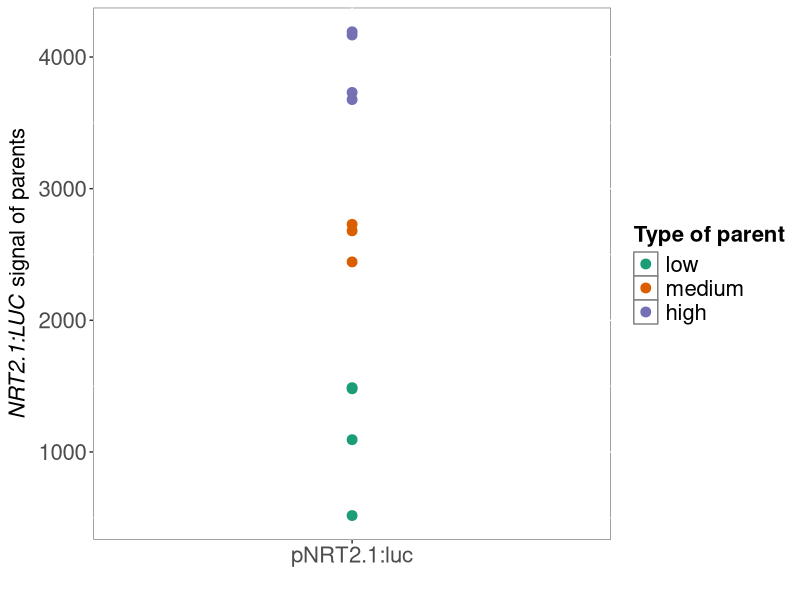
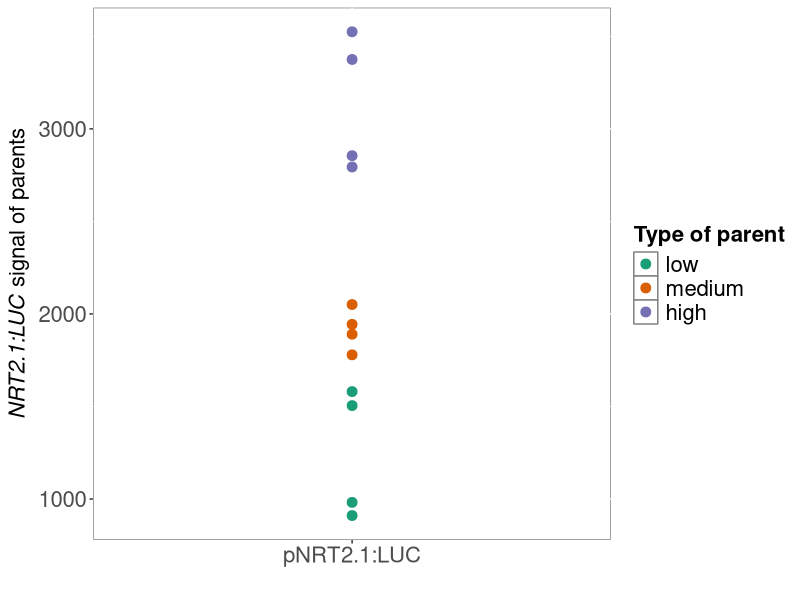
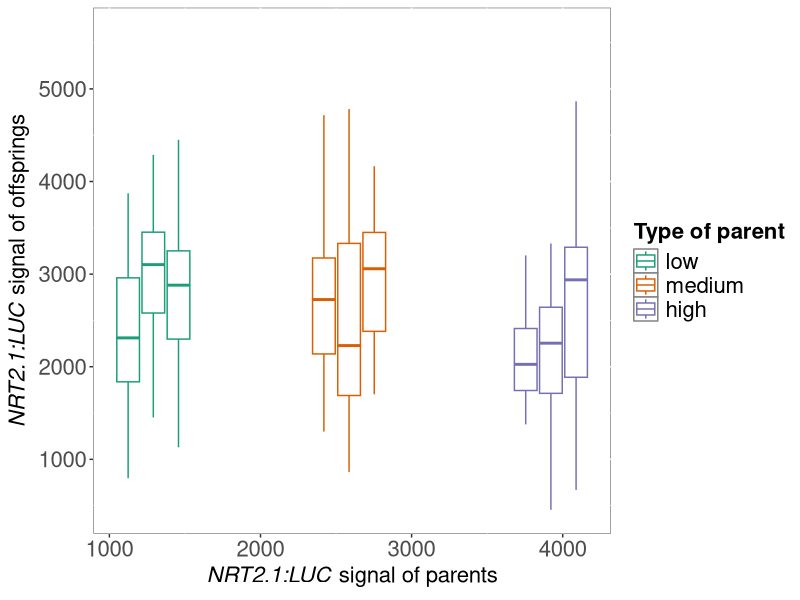
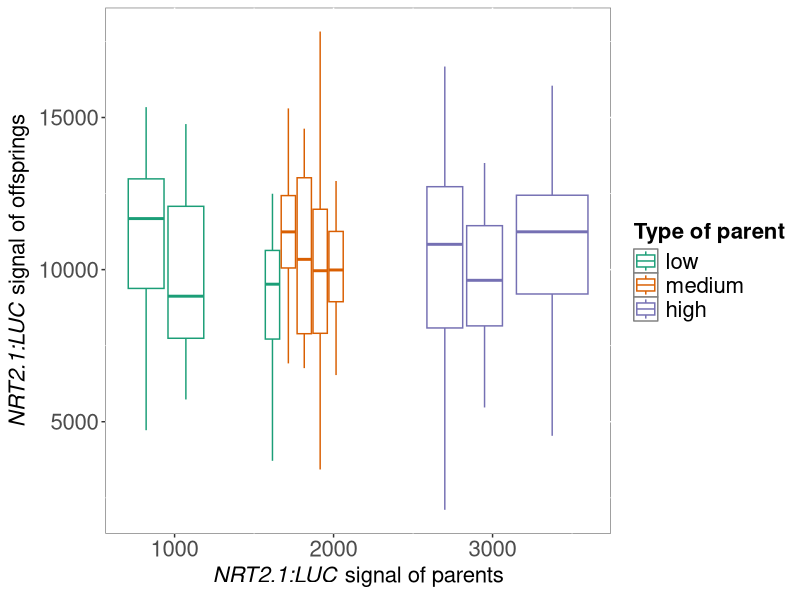
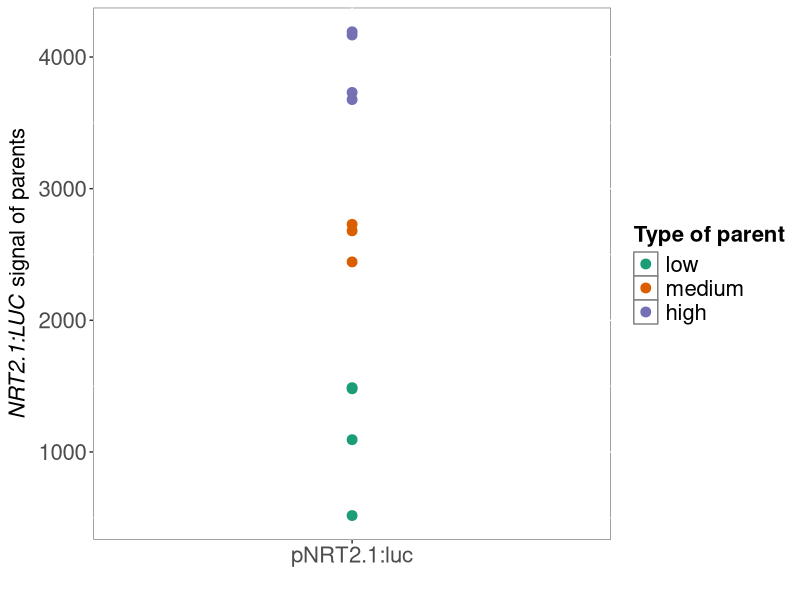
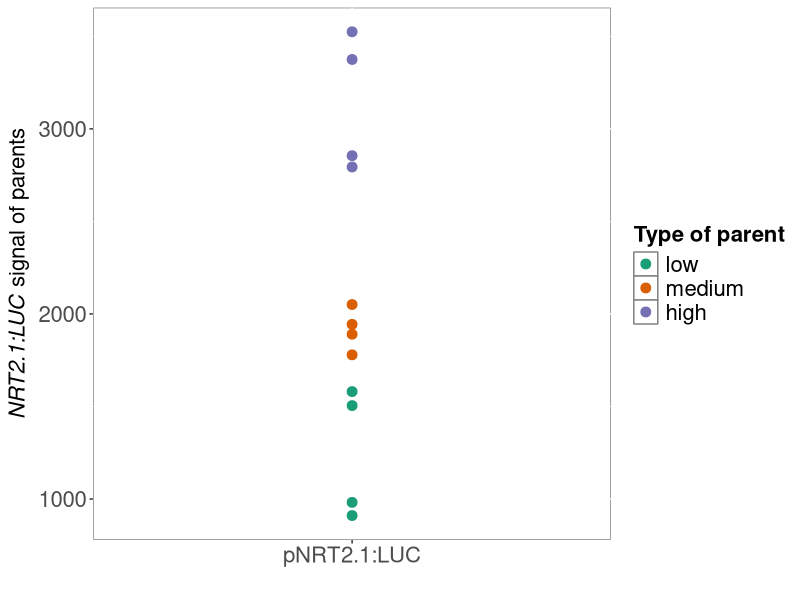
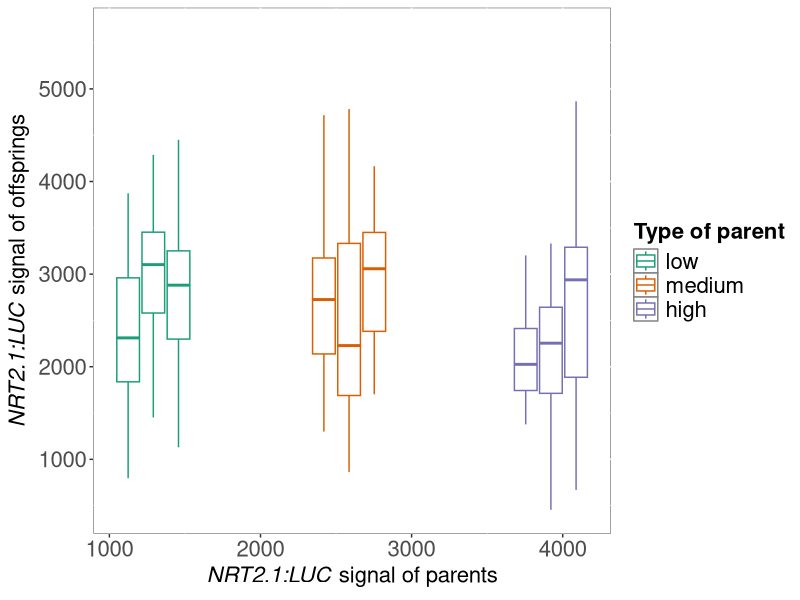
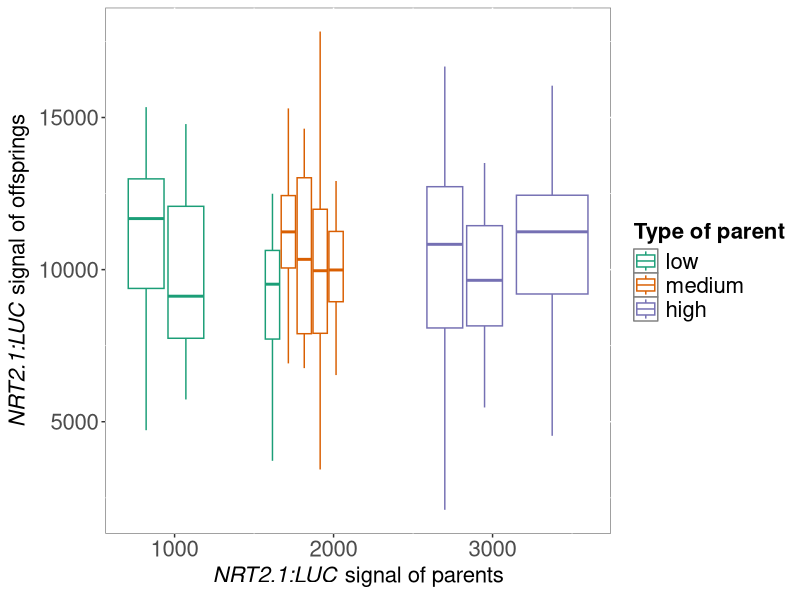

Here is the R script that generated these plots, in order:
## ---- chunk 1
knitr::opts_chunk$set(echo = TRUE)
## ---- chunk 2

library(tidyverse)
library(ggpubr)
library(RColorBrewer)

## ---- chunk 3

#rep1
MO1 <- read_tsv("rep1_MO1_MO2_MO3_transgenerational/MO1_transgenerational/Mo_01_20230418.txt")

MO2 <- read_tsv("rep1_MO1_MO2_MO3_transgenerational/MO2_transgenerational/Mo_02_20230424.txt")

MO3 <- read_tsv("rep1_MO1_MO2_MO3_transgenerational/MO3_transgenerational/Mo_03_20230512.txt")

rep1 <- bind_rows(MO1,MO2 ,MO3) %>% 
  mutate(expt="rep1")

#rep2

SC48 <- read_tsv("rep2_SC48_SC49_transgenerational/SC48_transgenerational/SC48_TransGen_luc_signal.txt")

SC49 <- read_tsv("rep2_SC48_SC49_transgenerational/SC49_transgenerational/SC49_transGenerational_luc_signal.txt")

rep2 <- bind_rows(SC48,SC49 ) %>% 
  mutate(expt="rep2")


rep1_2 <- rbind(rep1,rep2)

## ---- chunk 4

rep1_2_norm <- mutate(rep1_2, RawIntDenDivArea=RawIntDen/area) %>% 
  filter(seedling=="background") %>% 
  group_by(genotype, plate, expt) %>% 
  summarise(MeanBack=mean(RawIntDenDivArea)) %>% 
  full_join(rep1_2, by=c("genotype"="genotype", "plate"="plate", "expt"="expt")) %>% 
  mutate(RawIntDen_NormBack= RawIntDen-(MeanBack*area)) %>% 
  mutate(root_length_mm= length/4,
         RawIntDen_NormBack_NormLen=RawIntDen_NormBack/root_length_mm) %>% 
  filter(seedling!="background")

## ---- chunk 5

rep1_parents <- read_tsv("rep1_MO1_MO2_MO3_transgenerational/Rep1_parents_transgenerational_selection/Rep1_parents_transgenerational_selection.txt") %>% 
  mutate(expt="rep1")

rep2_parents <- read_tsv("rep2_SC48_SC49_transgenerational/Rep2_parents_transgenerational_selection/Rep2_parents_transgenerational_selection.txt") %>% 
  mutate(expt="rep2")

rep1_2_parents <- rbind(rep1_parents,rep2_parents)


# Normalisation of signal by the background and root length

rep1_2_parents_norm <- mutate(rep1_2_parents, RawIntDenDivArea_Parent=RawIntDen_Parent/area_Parent) %>% 
  filter(seedling_Parent=="background") %>% 
  group_by(genotype_Parent, PLATE_Parent, expt) %>% 
  summarise(MeanBack_Parent=mean(RawIntDenDivArea_Parent)) %>% 
  full_join(rep1_2_parents, by=c("genotype_Parent"="genotype_Parent", "PLATE_Parent"="PLATE_Parent", "expt"="expt")) %>% 
  mutate(RawIntDen_NormBack_Parent= RawIntDen_Parent-(MeanBack_Parent*area_Parent)) %>% 
  mutate(root_length_mm_Parent= length_Parent/4,
         RawIntDen_NormBack_NormLen_Parent=RawIntDen_NormBack_Parent/root_length_mm_Parent) %>% 
  filter(seedling_Parent!="background")



## ---- chunk 6
 parents_col <- c(brewer.pal(n = 3, name = "Dark2"))

filter(rep1_2_parents_norm, expt=="rep1", type_Parent!="other") %>% 
  mutate(type_Parent=factor(type_Parent, levels=c("low", "medium", "high"))) %>% 
ggplot(aes(x=genotype_Parent, y=RawIntDen_NormBack_NormLen_Parent, col=type_Parent)) +
  geom_point(size=3) +
  ylab(expression(paste(italic("NRT2.1:LUC")," signal of parents"))) +
  xlab("") +
  scale_color_manual(values=parents_col, name="Type of parent") +
  theme(legend.text=element_text(size=16),legend.title = element_text(size=16, face="bold"), 
        axis.text=element_text(size=16), axis.title=element_text(size=16),
        plot.title = element_text(size=20,face="bold"),
        panel.background = element_rect(fill = "white", colour = "grey50"))

ggsave("Selection_parents_rep1_transGen.jpg",height = 3.5, width = 4)

## ---- chunk 7
 parents_col <- c(brewer.pal(n = 3, name = "Dark2"))

filter(rep1_2_parents_norm, expt=="rep2", type_Parent!="other") %>% 
  mutate(type_Parent=factor(type_Parent, levels=c("low", "medium", "high"))) %>% 
ggplot(aes(x=genotype_Parent, y=RawIntDen_NormBack_NormLen_Parent, col=type_Parent)) +
  geom_point(size=3) +
  ylab(expression(paste(italic("NRT2.1:LUC")," signal of parents"))) +
  xlab("") +
  scale_color_manual(values=parents_col, name="Type of parent") +
  theme(legend.text=element_text(size=16),legend.title = element_text(size=16, face="bold"), 
        axis.text=element_text(size=16), axis.title=element_text(size=16),
        plot.title = element_text(size=20,face="bold"),
        panel.background = element_rect(fill = "white", colour = "grey50"))

ggsave("Selection_parents_rep2_transGen.jpg",height = 3.5, width = 4)

## ---- chunk 8

rep1_2_normwithParent <- left_join(rep1_2_norm, rep1_2_parents_norm, by=c("genotype"="Parent_name", "expt"="expt"))

## ---- chunk 9

# for rep1

filter(rep1_2_normwithParent, expt=="rep1") %>% 
mutate(type_Parent=factor(type_Parent, levels=c("low", "medium", "high"))) %>% 
  ggplot(aes(x=RawIntDen_NormBack_NormLen_Parent, y=RawIntDen_NormBack_NormLen, group= genotype, col=type_Parent)) +
  geom_boxplot( outlier.shape = NA, width=500 ) +
  ylab(expression(paste(italic("NRT2.1:LUC")," signal of offsprings"))) +
  xlab(expression(paste(italic("NRT2.1:LUC")," signal of parents"))) +
   scale_color_brewer(palette = "Dark2", name="Type of parent") +
  theme(legend.text=element_text(size=16),legend.title = element_text(size=16, face="bold"), 
        axis.text=element_text(size=16), axis.title=element_text(size=16),
        plot.title = element_text(size=20,face="bold"),
        panel.background = element_rect(fill = "white", colour = "grey50"))
  
ggsave("Boxplot_transgenerational_rep1_parentsValues.jpg", height = 4, width = 5)


# for rep2

filter(rep1_2_normwithParent, expt=="rep2") %>% 
mutate(type_Parent=factor(type_Parent, levels=c("low", "medium", "high"))) %>% 
  ggplot(aes(x=RawIntDen_NormBack_NormLen_Parent, y=RawIntDen_NormBack_NormLen, group= genotype, col=type_Parent)) +
  geom_boxplot( outlier.shape = NA, width=500 ) +
  ylab(expression(paste(italic("NRT2.1:LUC")," signal of offsprings"))) +
  xlab(expression(paste(italic("NRT2.1:LUC")," signal of parents"))) +
   scale_color_brewer(palette = "Dark2", name="Type of parent") +
  theme(legend.text=element_text(size=16),legend.title = element_text(size=16, face="bold"), 
        axis.text=element_text(size=16), axis.title=element_text(size=16),
        plot.title = element_text(size=20,face="bold"),
        panel.background = element_rect(fill = "white", colour = "grey50"))
  
ggsave("Boxplot_transgenerational_rep2_parentsValues.jpg", height = 4, width = 5)



